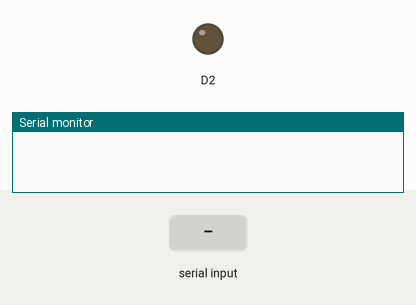
This sketch was run on a simulated ESP8266 (NodeMCU). Shown: output pins drawn as LEDs (lit = HIGH), the last lines printed to the serial monitor. The test bench sets the inputs (shaded band).

Above: at 1.2 s.
1.3 s: "1" received over Serial
At 1.7 s:
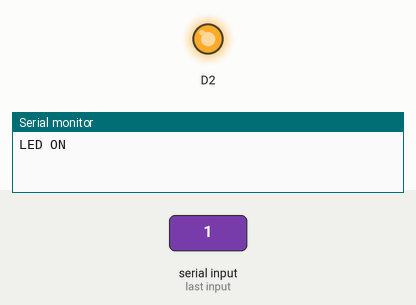
2.8 s: "0" received over Serial
At 4.0 s:
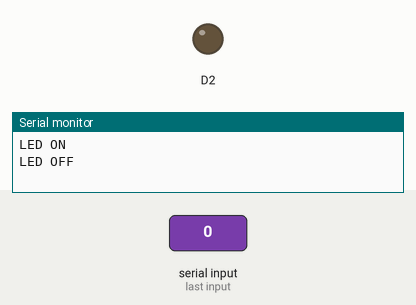
Timing chart, 0 to 5.8 s (numbered marks = the images above; inputs shaded):
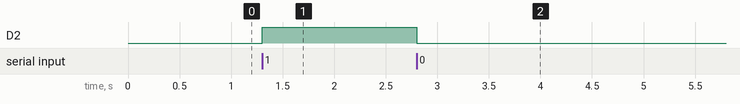

Measured:
- after the input at 1.3 s, D2: LOW → HIGH at once
- after the input at 2.8 s, D2: HIGH → LOW at once

The sketch:

Serial_led_control.ino
```cpp
void setup() {
  // put your setup code here, to run once:
  Serial.begin(9600); //enables the serial comm. 9600-baud rate(transmission of input and output).
  pinMode(D2,OUTPUT);
}

void loop() {
  // put your main code here, to run repeatedly:
    if(Serial.available()){
      char data=Serial.read();
      if(data=='1'){
        digitalWrite(D2,HIGH);
        Serial.println("LED ON");
        }
      if(data=='0'){
        digitalWrite(D2,LOW);
        Serial.println("LED OFF");
        }
      }
  }
```
